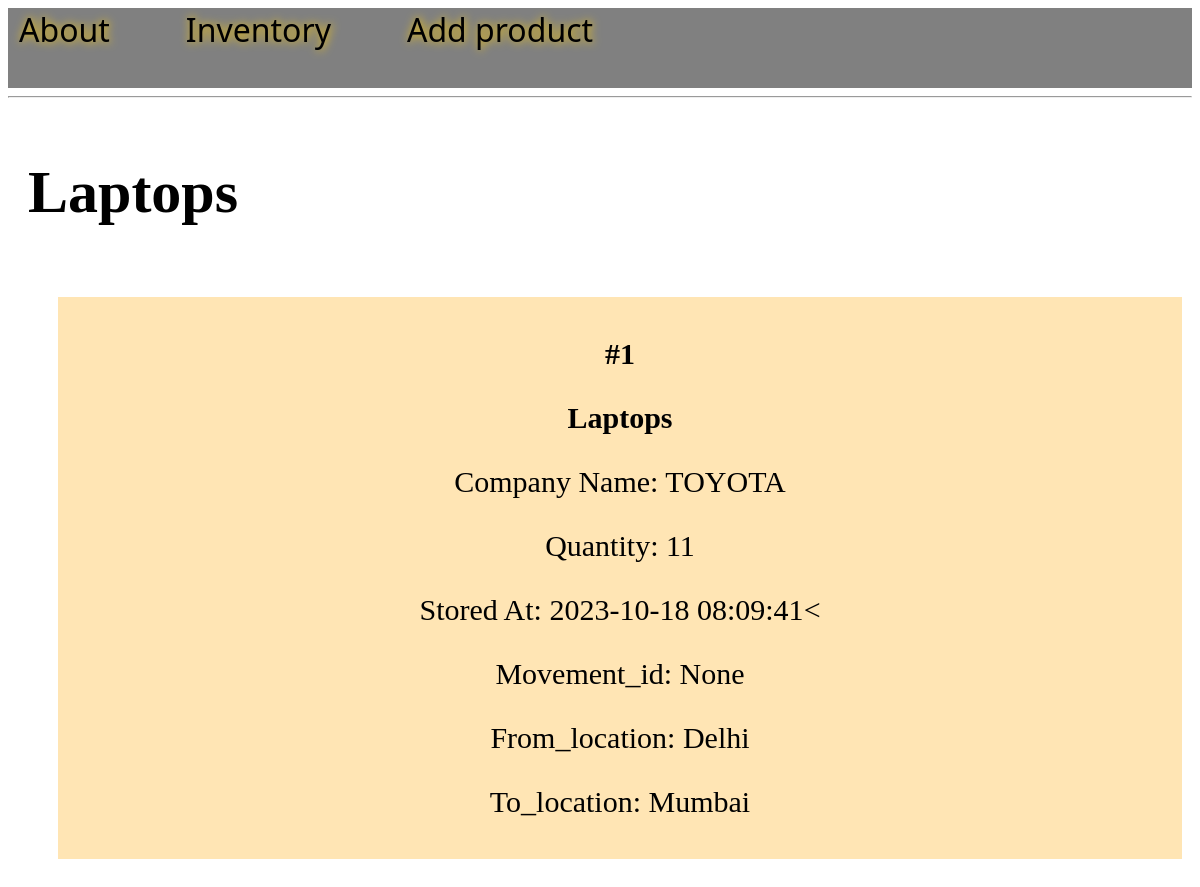
/1/, run on the app's committed database.
### main.py (models this page shows, shortened)
class Products(db.Model):
    id = db.Column(db.Integer, primary_key=True)
    product_name = db.Column(db.String(200), nullable=False)
    company = db.Column(db.String(100), nullable=False)
    quantity = db.Column(db.Integer)
    stored_at = db.Column(db.DateTime(timezone=True), server_default=func.now())
    movement_id = db.Column(db.String(200), nullable=False)
    from_location = db.Column(db.String(200), nullable=False)
    to_location = db.Column(db.String(200), nullable=False)

### main.py (the view)
@app.route('/<int:product_id>/')
def product(product_id):
    product = Products.query.get_or_404(product_id)
    return render_template('product.html', product=product)

### templates/product.html
{% extends 'base.html' %}
{% block content %}
    <span class="title">
        <h1>{% block title %} {{ product.product_name }} {% endblock %}</h1>
    </span>
    <div class="content">
            <div class="product">
                <p><b>#{{ product.id }}</b></p>
                <b>
                    <p class="name">{{ product.product_name }} </p>
                </b>
                <p>Company Name: {{ product.company }}</p>
                <p>Quantity: {{ product.quantity }}</p>
                <p>Stored At: {{ product.stored_at }}<</p>
                <p>Movement_id: {{ product.movement_id }}</p>
                <p>From_location: {{ product.from_location }}</p>
                <p>To_location: {{ product.to_location }}</p>
            </div>
    </div>
{% endblock %}

### templates/base.html (style rules this page uses)
.content { margin: 20px; width: 100%; display: flex; flex-direction: row; flex-wrap: wrap; text-align: center; font-size : 30px; }
.product { flex: 20%; padding: 10px; margin: 10px; background-color: #FFE5B4; inline-size: 100%; }

### data on the page
Products: product_name "Laptops", id "1", company "TOYOTA", quantity "11", stored_at "2023-10-18 08:09:41", movement_id "None", from_location "Delhi", to_location "Mumbai"
